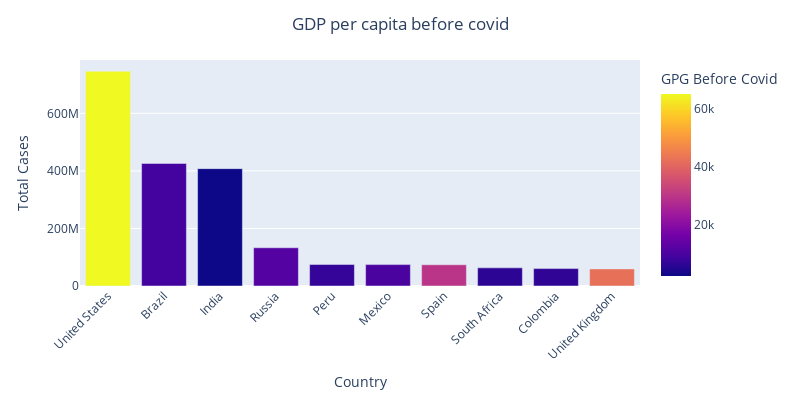

Source (notebook cell):
### Markdown cell above
* **GPG per capita before Covid-19**

### Code cell
fig = px.bar(sorted_data, x = 'Country', y = 'Total Cases', hover_data = ['Population', 'Total Deaths'], color = 'GPG Before Covid')
fig.update_layout(title = 'GDP per capita before covid', title_x = 0.5, xaxis_tickangle = -45, height = 400, width = 800)
fig.show()

### Figure 1 — Plotly figure (JSON) as saved in the notebook; plotly's stock layout.template omitted (floating-point values rounded to 4 significant figures)
{"data": [{"alignmentgroup": "True", "customdata": [[19.62, 26477574], [19.17, 14340567], [21.05, 7247327], [18.8, 2131571], [17.31, 3020038], [18.67, 7295850], [17.66, 5510624], [17.9, 1357682], [17.75, 1936134], [18.03, 7249573]], "hovertemplate": "Country=%{x}<br>Total Cases=%{y}<br>Population=%{customdata[0]}<br>Total Deaths=%{customdata[1]}<br>GPG Before Covid=%{marker.color}<extra></extra>", "legendgroup": "", "marker": {"color": [65280.0, 8897.0, 2101.0, 11500.0, 7028.0, 9946.0, 29560.0, 6001.0, 6425.0, 42350.0], "coloraxis": "coloraxis", "pattern": {"shape": ""}}, "name": "", "offsetgroup": "", "orientation": "v", "showlegend": false, "textposition": "auto", "type": "bar", "x": ["United States", "Brazil", "India", "Russia", "Peru", "Mexico", "Spain", "South Africa", "Colombia", "United Kingdom"], "xaxis": "x", "y": [746014098, 425704517, 407771615, 132888951, 74882695, 74347548, 73717676, 63027659, 60543682, 59475032], "yaxis": "y"}], "layout": {"barmode": "relative", "coloraxis": {"colorbar": {"title": {"text": "GPG Before Covid"}}, "colorscale": [[0, "#0d0887"], [0.1111, "#46039f"], [0.2222, "#7201a8"], [0.3333, "#9c179e"], [0.4444, "#bd3786"], [0.5556, "#d8576b"], [0.6667, "#ed7953"], [0.7778, "#fb9f3a"], [0.8889, "#fdca26"], [1, "#f0f921"]]}, "height": 400, "legend": {"tracegroupgap": 0}, "margin": {"t": 60}, "title": {"text": "GDP per capita before covid", "x": 0.5}, "width": 800, "xaxis": {"anchor": "y", "domain": [0, 1], "tickangle": -45, "title": {"text": "Country"}}, "yaxis": {"anchor": "x", "domain": [0, 1], "title": {"text": "Total Cases"}}}}
